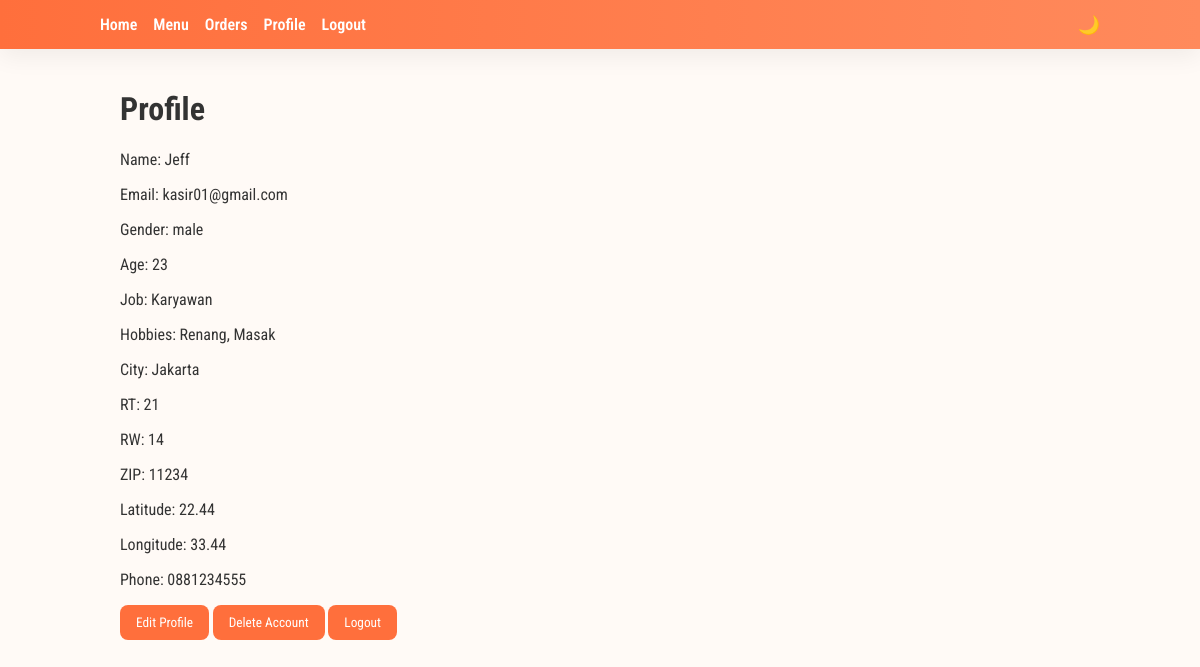
Screenshot of /profile (signed in) with the database file from the repository.
### user_database_sqlite.py (models this page shows)
class User(Base):
    __tablename__ = "users"
    id = Column(Integer, primary_key=True, autoincrement=True)
    user_id = Column(String, unique=True, nullable=False)
    password = Column(String, nullable=False)
    email = Column(String, unique=True, nullable=False)
    name = Column(String, nullable=False)
    gender = Column(String, nullable=False)
    age = Column(Integer, nullable=False)
    job = Column(String)
    hobby = Column(String)
    city = Column(String)
    rt = Column(String)
    rw = Column(String)
    zip = Column(String)
    latitude = Column(String)
    longitude = Column(String)
    phone = Column(String)

### app.py (the view, shortened to what this page needs)
@app.route("/profile", methods=["GET", "POST"])
def profile():
    if "user_id" not in session:
        return redirect(url_for("login"))
    user_id = session["user_id"]
    user = get_user_by_userid(user_id)
    return render_template("profile.html", user=user)

### user_database_sqlite.py (called while the page is built)
def get_user_by_userid(user_id):
    session = SessionLocal()
    user = session.query(User).filter(User.user_id == user_id).first()
    session.close()
    if not user:
        return None
    user_dict = user.__dict__.copy()
    user_dict.pop("_sa_instance_state", None)
    user_dict.pop("password", None)
    return user_dict

### templates/profile.html
{% extends "base.html" %} {% block title %}Profile{% endblock %} {% block
content %}
<h1>Profile</h1>
<p>Name: {{ user.name }}</p>
<p>Email: {{ user.email }}</p>
<p>Gender: {{ user.gender }}</p>
<p>Age: {{ user.age }}</p>
<p>Job: {{ user.job }}</p>
<p>Hobbies: {{ user.hobby.split(",") | join(", ") }}</p>
<p>City: {{ user.city }}</p>
<p>RT: {{ user.rt }}</p>
<p>RW: {{ user.rw }}</p>
<p>ZIP: {{ user.zip }}</p>
<p>Latitude: {{ user.latitude }}</p>
<p>Longitude: {{ user.longitude }}</p>
<p>Phone: {{ user.phone }}</p>
<a href="{{ url_for('edit_profile') }}"><button>Edit Profile</button></a>
<a href="{{ url_for('delete_account') }}"><button>Delete Account</button></a>
<a href="{{ url_for('logout') }}"><button>Logout</button></a>
{% endblock %}

### static/style.css (style rules this page uses)
:root { --primary: #ff6f3c; --primary-dark: #e65a1c; --bg: #fffaf6; --card: #ffffff; --text: #333; --muted: #777; --shadow: 0 8px 24px rgba(0, 0, 0, 0.06); }
* { box-sizing: border-box; font-family: "Roboto Condensed", sans-serif; transition: all 0.2s ease; }
body { margin: 0; background: var(--bg); color: var(--text); }
button, input[type="submit"] { background: var(--primary); color: white; border: none; padding: 10px 16px; border-radius: 8px; cursor: pointer; }

### rows the page displays
User: name "Jeff", email "kasir01@gmail.com", gender "male", job "Karyawan", hobby.split "Renang, Masak", city "Jakarta", rt "21", rw "14", zip "11234", latitude "22.44", longitude "33.44", phone "0881234555"

### other values shown
{{ user.age }} "23"
